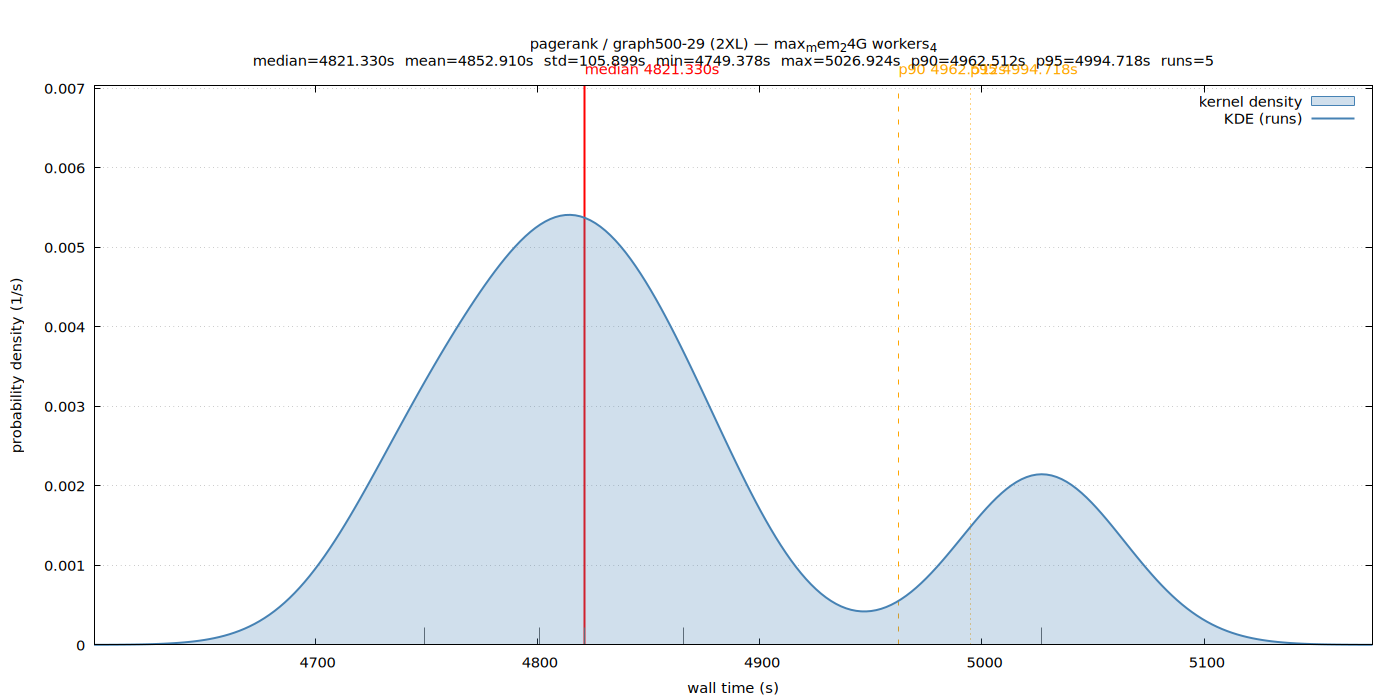

Generate this figure with gnuplot:
set terminal pngcairo size 1400,700 enhanced font 'Sans,11'
set output '/home/ubuntu/nvm/results/pagerank/2XL/graph500-29/max_mem_24G_workers_4/wall_time.png'
set title "pagerank / graph500-29 (2XL) — max_mem_24G workers_4\nmedian=4821.330s  mean=4852.910s  std=105.899s  min=4749.378s  max=5026.924s  p90=4962.512s  p95=4994.718s  runs=5"
set xlabel 'wall time (s)'
set ylabel 'probability density (1/s)'
set tmargin 5
set yrange [0:0.00702923]
set xrange [4600.604392:5175.698018]
set grid y
set key top right
set arrow from 4821.330156,0 to 4821.330156,0.00702923 nohead lc rgb 'red' lw 2
set label 'median 4821.330s' at 4821.330156,0.00702923 offset char 0,1 tc rgb 'red'
set arrow from 4962.512265,0 to 4962.512265,0.00702923 nohead lc rgb 'orange' lw 1 dt 2
set label 'p90 4962.512s' at 4962.512265,0.00702923 offset char 0,1 tc rgb 'orange'
set arrow from 4994.718211,0 to 4994.718211,0.00702923 nohead lc rgb 'orange' lw 1 dt 3
set label 'p95 4994.718s' at 4994.718211,0.00702923 offset char 0,1 tc rgb 'orange'
set arrow from 4801.022083,0 to 4801.022083,0.000216284 nohead lc rgb '#666666' lw 1
set arrow from 4865.894425,0 to 4865.894425,0.000216284 nohead lc rgb '#666666' lw 1
set arrow from 4749.378253,0 to 4749.378253,0.000216284 nohead lc rgb '#666666' lw 1
set arrow from 4821.330156,0 to 4821.330156,0.000216284 nohead lc rgb '#666666' lw 1
set arrow from 5026.924158,0 to 5026.924158,0.000216284 nohead lc rgb '#666666' lw 1
plot '/home/ubuntu/nvm/results/pagerank/2XL/graph500-29/max_mem_24G_workers_4/wall_time.dat' using 1:2 with filledcurves y=0 lc rgb '#4682b4' fs transparent solid 0.25 title 'kernel density', \
     '/home/ubuntu/nvm/results/pagerank/2XL/graph500-29/max_mem_24G_workers_4/wall_time.dat' using 1:2 with lines lw 2 lc rgb '#4682b4' title 'KDE (runs)'
